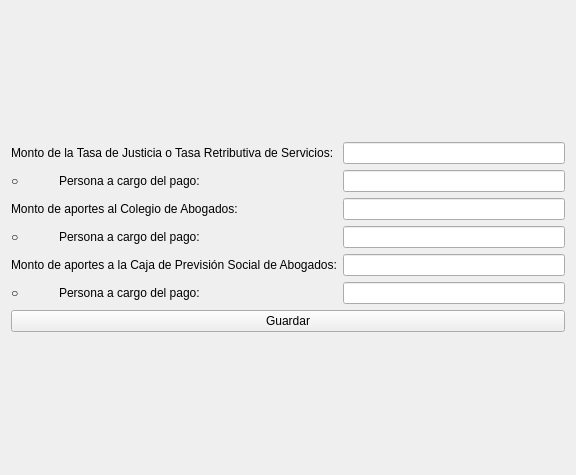
<?xml version="1.0" encoding="UTF-8"?>
<ui version="4.0">
 <class>Tasa</class>
 <widget class="QWidget" name="Tasa">
  <property name="geometry">
   <rect>
    <x>0</x>
    <y>0</y>
    <width>576</width>
    <height>475</height>
   </rect>
  </property>
  <property name="windowTitle">
   <string>TASA Y APORTES</string>
  </property>
  <layout class="QGridLayout" name="gridLayout_2">
   <item row="0" column="0">
    <layout class="QGridLayout" name="gridLayout">
     <item row="4" column="0">
      <widget class="QLabel" name="label_5">
       <property name="text">
        <string>Monto de aportes a la Caja de Previsión Social de Abogados:</string>
       </property>
      </widget>
     </item>
     <item row="1" column="0">
      <widget class="QLabel" name="label_2">
       <property name="text">
        <string>○	Persona a cargo del pago:</string>
       </property>
      </widget>
     </item>
     <item row="1" column="1">
      <widget class="QLineEdit" name="lPersona1"/>
     </item>
     <item row="5" column="1">
      <widget class="QLineEdit" name="lPersona3"/>
     </item>
     <item row="3" column="1">
      <widget class="QLineEdit" name="lPersona2"/>
     </item>
     <item row="0" column="0">
      <widget class="QLabel" name="label">
       <property name="text">
        <string>Monto de la Tasa de Justicia o Tasa Retributiva de Servicios:</string>
       </property>
      </widget>
     </item>
     <item row="0" column="1">
      <widget class="QLineEdit" name="lMonto1"/>
     </item>
     <item row="2" column="0">
      <widget class="QLabel" name="label_3">
       <property name="text">
        <string>Monto de aportes al Colegio de Abogados:</string>
       </property>
      </widget>
     </item>
     <item row="4" column="1">
      <widget class="QLineEdit" name="lMonto3"/>
     </item>
     <item row="3" column="0">
      <widget class="QLabel" name="label_4">
       <property name="text">
        <string>○	Persona a cargo del pago:</string>
       </property>
      </widget>
     </item>
     <item row="2" column="1">
      <widget class="QLineEdit" name="lMonto2"/>
     </item>
     <item row="5" column="0">
      <widget class="QLabel" name="label_6">
       <property name="text">
        <string>○	Persona a cargo del pago: </string>
       </property>
      </widget>
     </item>
     <item row="6" column="0" colspan="2">
      <widget class="QPushButton" name="pbGuardar">
       <property name="text">
        <string>Guardar</string>
       </property>
      </widget>
     </item>
    </layout>
   </item>
  </layout>
 </widget>
 <resources/>
 <connections/>
</ui>
